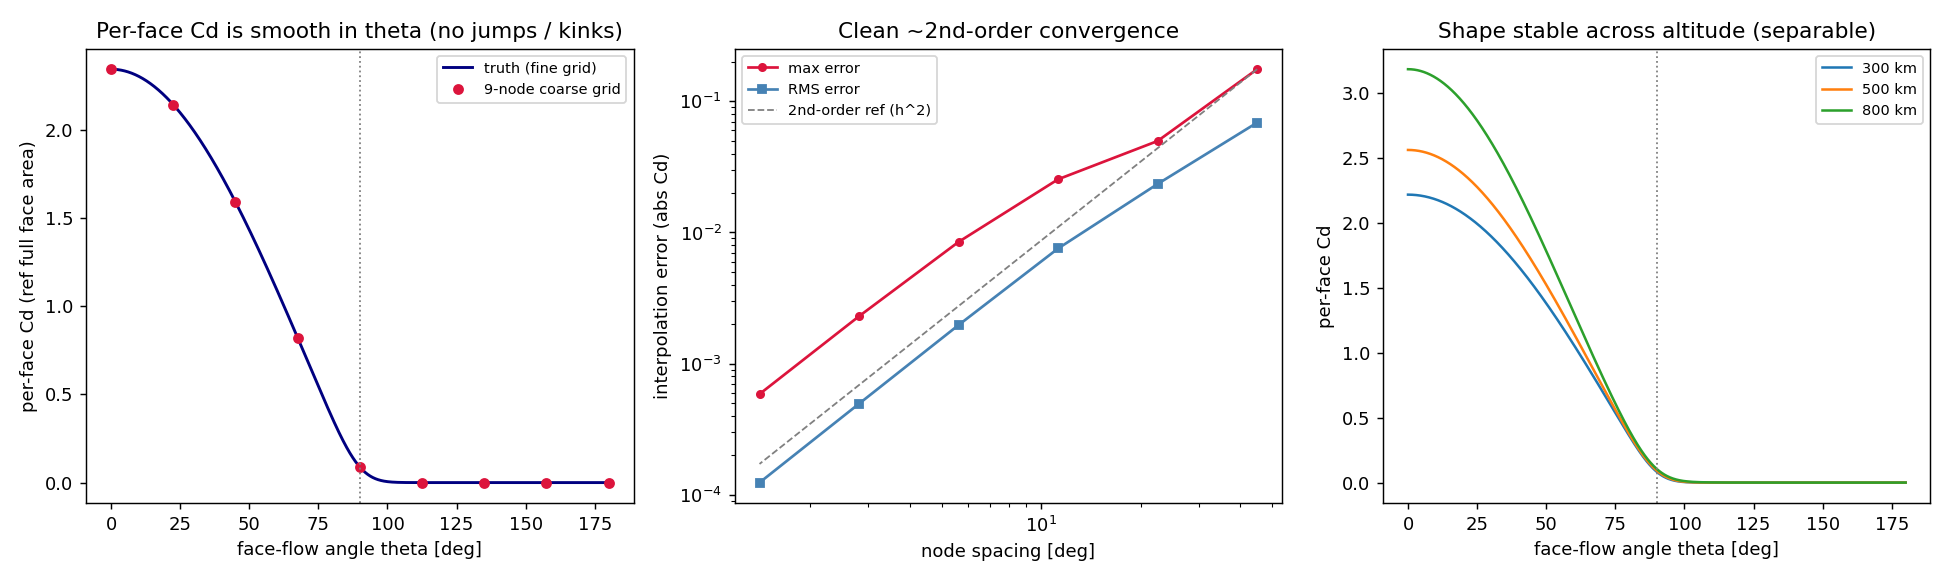

Recreate this plot in Python.
"""
Tier B (BoxFaceCd) incidence-interpolation convergence study (build-plan Chunk 1,
contract: general-upgrades-1.md "Tier B Drag" -> Evidence pipeline 1b).

Question: can the per-face free-molecular drag coefficient Cd(theta) be linearly
interpolated from a coarse uniform grid over the full face-flow angle range
[0, pi] without material error? The shipped BoxFaceCd table will store Cd on a
1-D theta axis and interpolate linearly between nodes; this driver certifies that
that is accurate, and quantifies how fine the axis must be.

Method:
  1. Build "truth" Cd(theta) on a very fine uniform [0, pi] grid using the
     cd_box.cd_panel_species kernel (mass-flux-weighted over NRLMSISE-00 species
     via cd_box_faces.face_cd) at one representative MSIS state. Incidence is
     separable from (radius, density) -- the Cd-vs-theta shape shifts only slowly
     with altitude (tier-b-drag-interpolation-findings.md sec. 4.3) -- so a single
     representative altitude suffices; a 3-altitude overlay confirms the shape is
     stable.
  2. Subsample to nested coarse uniform grids (5, 9, 17, 33, 65, 129 nodes),
     linearly interpolate back to the fine grid, and report max / RMS error vs
     node spacing, plus the E(h)/E(h/2) ratio (~4 => clean 2nd-order convergence,
     the expected outcome for a C-infinity-in-theta curve with no special node
     placement).

Expected: a smooth Cd(theta) with no value jumps or slope kinks; per-face Cd
floors at ~0.07 at theta = pi/2 (edge-on) and tapers to ~0 by theta ~ 110 deg;
clean ~2nd-order error falloff, so a larger uniform grid provably hits any target.

Reference-only: not shipped, not in CI. ASCII-only stdout (cp1252 redirect). Run
from this directory in the throwaway venv:
    python cd_box_incidence_convergence.py > cd_box_incidence_convergence_results.txt
"""
from pathlib import Path

import numpy as np
from pymsis import msis
import matplotlib
matplotlib.use("Agg")
import matplotlib.pyplot as plt

from cd_core import IDX, alpha_sesam, v_rel
from cd_box_faces import face_cd, face_cd_curve

# Representative MSIS state for the headline convergence numbers: 400 km / solar
# max, the canonical drag point.
ANCHOR_DATE = np.datetime64("2002-07-01T12:00")
ANCHOR_ALT_KM = 400.0
ANCHOR_LAT = 0.0
ANCHOR_LON = 0.0
ANCHOR_F107 = 200.0
ANCHOR_AP = 15.0

# Altitudes for the shape-stability (separability) overlay.
OVERLAY_ALTS_KM = [300.0, 500.0, 800.0]

# Fine "truth" grid: 2049 nodes => 2048 intervals, so the coarse grids below are
# exact nested subsets (each (n-1) divides 2048) and the interpolation error is
# measured against the kernel itself, not a re-sampling artifact.
N_REF = 2049
COARSE_N = [5, 9, 17, 33, 65, 129]


def msis_state(date, alt_km, lat, lon, f107, ap):
    """One NRLMSISE-00 row (length-11) and its derived (V, alpha)."""
    row = np.asarray(
        msis.run([date], [lon], [lat], [alt_km], [f107], [f107], [[ap] * 7],
                 version=0)
    ).reshape(-1, 11)[0]
    V = v_rel(alt_km, lat)
    alpha = alpha_sesam(row, V)
    return row, V, alpha


def main():
    print("=" * 72)
    print("TIER B INCIDENCE-INTERPOLATION CONVERGENCE STUDY (BoxFaceCd)")
    print("=" * 72)
    print("Per-face Cd(theta) over the full face-flow angle [0, pi], linear")
    print("interpolation from nested uniform grids. Axis is THETA, not cos(theta)")
    print("(the shear cusp argument; general-upgrades-1.md 'Tier B Drag').")
    print()

    row, V, alpha = msis_state(ANCHOR_DATE, ANCHOR_ALT_KM, ANCHOR_LAT,
                               ANCHOR_LON, ANCHOR_F107, ANCHOR_AP)
    rho = row[IDX["rho"]]
    print(f"Representative state: {ANCHOR_ALT_KM:.0f} km solar-max  "
          f"rho={rho:.3e} kg/m^3  T={row[IDX['T']]:.0f} K  "
          f"alpha={alpha:.3f}  V_rel={V:.0f} m/s")

    # --- per-face Cd shape anchors (sanity vs the contract) ---
    cd0 = face_cd(0.0, row, V, alpha=alpha, T_inf=row[IDX["T"]])
    cd90 = face_cd(np.pi / 2, row, V, alpha=alpha, T_inf=row[IDX["T"]])
    cd110 = face_cd(np.radians(110.0), row, V, alpha=alpha, T_inf=row[IDX["T"]])
    cd180 = face_cd(np.pi, row, V, alpha=alpha, T_inf=row[IDX["T"]])
    print(f"per-face Cd anchors:  theta=0 (head-on)   {cd0:7.4f}")
    print(f"                      theta=90 (edge-on)  {cd90:7.4f}  "
          f"(contract: shear floor ~0.07)")
    print(f"                      theta=110 deg       {cd110:7.4f}  "
          f"(contract: ~0, leeward taper)")
    print(f"                      theta=180 (leeward) {cd180:7.4f}")
    print()

    # --- truth on the fine grid ---
    T_inf = row[IDX["T"]]
    theta_ref = np.linspace(0.0, np.pi, N_REF)
    cd_ref = face_cd_curve(theta_ref, row, V, T_inf, alpha)
    cd_scale = float(cd_ref.max())  # peak per-face Cd, for relative error

    # --- convergence: subsample, linearly interpolate back, measure error ---
    print("Linear-interpolation error vs uniform node spacing"
          f" (relative to peak Cd = {cd_scale:.4f}):")
    print(f"  {'nodes':>6s} {'spacing':>9s} {'max err':>11s} {'max %':>8s} "
          f"{'rms err':>11s} {'rms %':>8s} {'max-ratio':>10s}")
    prev_max = None
    rows_for_plot = []
    for n in COARSE_N:
        step = (N_REF - 1) // (n - 1)
        idx = np.arange(0, N_REF, step)
        theta_c = theta_ref[idx]
        cd_c = cd_ref[idx]
        cd_interp = np.interp(theta_ref, theta_c, cd_c)
        err = cd_interp - cd_ref
        max_err = float(np.abs(err).max())
        rms_err = float(np.sqrt((err ** 2).mean()))
        ratio = "   -   " if prev_max is None else f"{prev_max / max_err:9.2f}"
        spacing_deg = np.degrees(np.pi / (n - 1))
        print(f"  {n:6d} {spacing_deg:8.3f}d {max_err:11.3e} "
              f"{100 * max_err / cd_scale:7.3f}% {rms_err:11.3e} "
              f"{100 * rms_err / cd_scale:7.3f}% {ratio:>10s}")
        prev_max = max_err
        rows_for_plot.append((n, spacing_deg, max_err, rms_err))
    print()
    print("A max-ratio near 4.0 each row is clean 2nd-order convergence (error")
    print("~ h^2): a larger uniform theta grid provably reaches any error target,")
    print("with no special node placement. (general-upgrades-1.md 'Tier B Drag'.)")
    print()

    # --- separability: Cd-vs-theta shape at a few altitudes ---
    print("Shape stability across altitude (separability of incidence from "
          "(radius, density)):")
    overlay = []
    for alt in OVERLAY_ALTS_KM:
        r2, V2, a2 = msis_state(ANCHOR_DATE, alt, ANCHOR_LAT, ANCHOR_LON,
                                ANCHOR_F107, ANCHOR_AP)
        c2 = face_cd_curve(theta_ref, r2, V2, r2[IDX["T"]], a2)
        overlay.append((alt, c2))
    # Compare normalized shapes (divide each by its own peak) to isolate SHAPE
    # change from amplitude change.
    base = overlay[0][1] / overlay[0][1].max()
    max_shape_dev = 0.0
    for alt, c2 in overlay[1:]:
        dev = float(np.abs(c2 / c2.max() - base).max())
        max_shape_dev = max(max_shape_dev, dev)
        print(f"  {alt:5.0f} km vs {OVERLAY_ALTS_KM[0]:.0f} km: "
              f"max normalized-shape deviation {100 * dev:6.3f}%")
    print(f"  -> max shape deviation {100 * max_shape_dev:.3f}% across "
          f"{OVERLAY_ALTS_KM[0]:.0f}-{OVERLAY_ALTS_KM[-1]:.0f} km: the incidence")
    print("     shape is altitude-stable, so the convergence result transfers.")
    print()

    # --- figure ---
    fig = plt.figure(figsize=(15, 4.5))

    ax1 = fig.add_subplot(1, 3, 1)
    deg = np.degrees(theta_ref)
    ax1.plot(deg, cd_ref, "-", color="navy", lw=1.6, label="truth (fine grid)")
    n_mark = 9
    step = (N_REF - 1) // (n_mark - 1)
    ax1.plot(deg[::step], cd_ref[::step], "o", color="crimson", ms=5,
             label=f"{n_mark}-node coarse grid")
    ax1.axvline(90, color="gray", ls=":", lw=1)
    ax1.set_xlabel("face-flow angle theta [deg]")
    ax1.set_ylabel("per-face Cd (ref full face area)")
    ax1.set_title("Per-face Cd is smooth in theta (no jumps / kinks)")
    ax1.legend(fontsize=8)

    ax2 = fig.add_subplot(1, 3, 2)
    spacings = np.array([r[1] for r in rows_for_plot])
    maxes = np.array([r[2] for r in rows_for_plot])
    rmss = np.array([r[3] for r in rows_for_plot])
    ax2.loglog(spacings, maxes, "-o", color="crimson", ms=4, label="max error")
    ax2.loglog(spacings, rmss, "-s", color="steelblue", ms=4, label="RMS error")
    # 2nd-order reference line anchored at the coarsest point.
    ref = maxes[0] * (spacings / spacings[0]) ** 2
    ax2.loglog(spacings, ref, "--", color="gray", lw=1, label="2nd-order ref (h^2)")
    ax2.set_xlabel("node spacing [deg]")
    ax2.set_ylabel("interpolation error (abs Cd)")
    ax2.set_title("Clean ~2nd-order convergence")
    ax2.legend(fontsize=8)

    ax3 = fig.add_subplot(1, 3, 3)
    for alt, c2 in overlay:
        ax3.plot(deg, c2, lw=1.4, label=f"{alt:.0f} km")
    ax3.axvline(90, color="gray", ls=":", lw=1)
    ax3.set_xlabel("face-flow angle theta [deg]")
    ax3.set_ylabel("per-face Cd")
    ax3.set_title("Shape stable across altitude (separable)")
    ax3.legend(fontsize=8)

    plt.tight_layout()
    out = Path(__file__).with_name("cd_box_incidence_convergence.png")
    plt.savefig(out, dpi=130)
    print(f"Saved figure: {out.name}")


if __name__ == "__main__":
    main()
